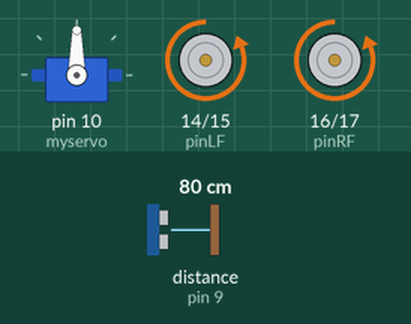
A sketch run on a simulated Arduino Uno, built with avr-gcc and run on an emulated ATmega328P. Parts: servo, motor-driver pin pairs drawn as motors (green arrow = first pin HIGH = forward, orange = second pin HIGH = backward, longer = more drive). Wiring (inferred from the names in the program): ultrasonic range finder: trigger pin 8; echo pin 9. The test bench sets the inputs (shaded band); at power-on: distance to the obstacle (sensor on pin 9) 80 cm. The echo pulse lasts 58.3 µs per cm; what the sketch prints to the serial monitor is not drawn.

Above: at 1.2 s.
1.3 s: distance to the obstacle (sensor on pin 9) set to 18 cm
3.1 s: distance to the obstacle (sensor on pin 9) set to 13 cm
At 3.49 s:
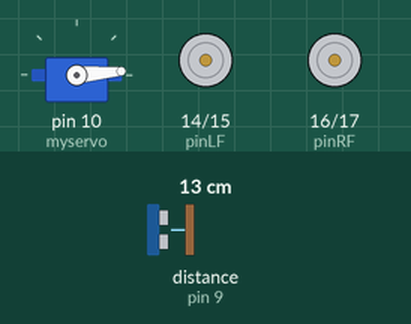
At 4.29 s:
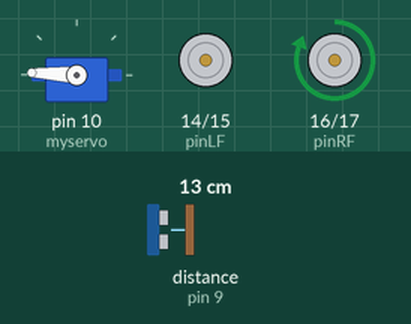
6.1 s: distance to the obstacle (sensor on pin 9) set to 2 cm
At 6.77 s:
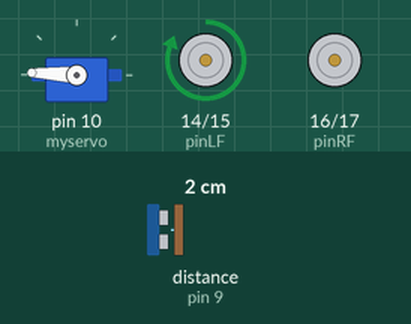
9.1 s: distance to the obstacle (sensor on pin 9) set to 9 cm
12.1 s: distance to the obstacle (sensor on pin 9) set to 4 cm
Timing chart, 0 to 16.1 s (numbered marks = the images above; inputs shaded):
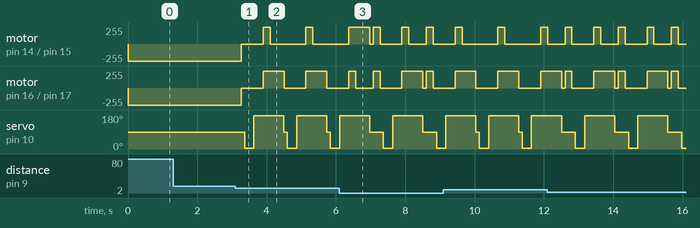

The sketch:

Main.ino
```cpp
//    L = 左
//    R = 右
//    F = 前
//    B = 後

#include <Servo.h>
int pinLF=14;     // 定義6腳位 左後
int pinLB=15;     // 定義9腳位 左前

int pinRF=16;    // 定義10腳位 右前
int pinRB=17;    // 定義11腳位 右後

int inputPin = 9;  // 定義超音波信號接收腳位
int outputPin = 8;  // 定義超音波信號發射腳位

int Fspeedd = 0;      // 前速
int Rspeedd = 0;      // 右速
int Lspeedd = 0;      // 左速
int directionn = 0;   // 前=8 後=2 左=4 右=6
Servo myservo;        // 設 myservo
int delay_time = 250; // 伺服馬達轉向後的穩定時間

int Fgo = 8;         // 前進
int Rgo = 6;         // 右轉
int Lgo = 4;         // 左轉
int Bgo = 2;         // 倒車

int cycle = 0;
boolean wearecool = true;

void setup()
 {
  Serial.begin(9600);     // 定義馬達輸出腳位
  pinMode(pinLB,OUTPUT); // 腳位 6 (PWM)
  pinMode(pinLF,OUTPUT); // 腳位 9 (PWM)
  pinMode(pinRB,OUTPUT); // 腳位 10 (PWM)
  pinMode(pinRF,OUTPUT); // 腳位 11 (PWM)

  pinMode(inputPin, INPUT);    // 定義超音波輸入腳位
  pinMode(outputPin, OUTPUT);  // 定義超音波輸出腳位

  myservo.attach(10);    // 定義伺服馬達輸出第5腳位(PWM)
 }
void advance(int a)     // 前進
    {
     digitalWrite(pinRF,LOW);  // 使馬達（前进）動作
     digitalWrite(pinRB,HIGH);
             //analogWrite(pinRF,100);
             //analogWrite(pinRB, 0);
     digitalWrite(pinLF,LOW);  // 使馬達（前进）動作
     digitalWrite(pinLB,HIGH);
             //analogWrite(pinLF,100);
             //analogWrite(pinLB,0);
     delay(a * 100);
    }

void right(int b)        //右轉(單輪)
    {
     digitalWrite(pinRF,LOW);
     digitalWrite(pinRB,LOW);
             //analogWrite(pinRF,0);
            // analogWrite(pinRB, 0);
     digitalWrite(pinLF,HIGH);
     digitalWrite(pinLB,LOW);
             //analogWrite(pinLF,100);
            // analogWrite(pinLB,0);
     delay(b * 100);
    }
void left(int c)         //左轉(單輪)
    {
     digitalWrite(pinRF,HIGH);
     digitalWrite(pinRB,LOW);
             //analogWrite(pinRF,100);
             //analogWrite(pinRB, 0);
     digitalWrite(pinLF,LOW);
     digitalWrite(pinLB,LOW);
             //analogWrite(pinLF,0);
             //analogWrite(pinLB,0);
     delay(c * 100);
    }
void turnR(int d)        //右轉(雙輪)
    {
     digitalWrite(pinRF,LOW);
     digitalWrite(pinRB,HIGH);
             analogWrite(pinRF,0);
             analogWrite(pinRB, 100);
     digitalWrite(pinLF,HIGH);
     digitalWrite(pinLB,LOW);
             analogWrite(pinLF,100);
             analogWrite(pinLB,0);
     delay(d * 100);
    }
void turnL(int e)        //左轉(雙輪)
    {
     digitalWrite(pinRF,HIGH);
     digitalWrite(pinRB,LOW);
             analogWrite(pinRF,100);
             analogWrite(pinRB, 0);
     digitalWrite(pinLF,LOW);
     digitalWrite(pinLB,HIGH);
             analogWrite(pinLF,0);
             analogWrite(pinLB,100);
     delay(e * 100);
    }
void stopp(int f)         //停止
    {
     digitalWrite(pinRB,LOW);
     digitalWrite(pinRF,LOW);
     digitalWrite(pinLB,LOW);
     digitalWrite(pinLF,LOW);
     delay(f * 100);
    }
void back(int g)          //後退 后退
 {
     digitalWrite(pinRF,HIGH);  // 使馬達（后退）動作
     digitalWrite(pinLF,HIGH);  // 使馬達（后退）動作
     digitalWrite(pinRB,LOW);
     digitalWrite(pinLB,LOW);
             //analogWrite(pinRF,0);
             //analogWrite(pinRB, 150);
             //analogWrite(pinLF,0);
             //analogWrite(pinLB,150);
     delay(g * 100);
    }

void detection()        //測量3個角度(0.90.179)
    {
      int delay_time = 15;   // 伺服馬達轉向後的穩定時間  опрос каждые 15 млс
      ask_pin_F();            // 讀取前方距離

     if(Fspeedd < 7)         // 假如前方距離小於10公分
      {
      stopp(1);               // 清除輸出資料
      back(2);                // 後退 0.2秒
      //directionn = Bgo;
      }

      if(Fspeedd < 15)         // 假如前方距離小於25公分
      {
        stopp(1);               // 清除輸出資料
        ask_pin_L();            // 讀取左方距離
        delay(delay_time);      // 等待伺服馬達穩定
        ask_pin_R();            // 讀取右方距離
        delay(delay_time);      // 等待伺服馬達穩定

        if(Lspeedd > Rspeedd)   //假如 左邊距離大於右邊距離
        {
         directionn = Rgo;      //向右走
        }
        if(Lspeedd <= Rspeedd)   //假如 左邊距離小於或等於右邊距離
        {
         directionn = Lgo;      //向左走
        }

//        if (Lspeedd > 15 && Rspeedd > 15)   //假如 左邊距離和右邊距離皆小於10公分
//        {
//         directionn = Fgo;      //向後走
//        }
//
//        if (Lspeedd > 6 && Rspeedd > 6)
//        {
//         directionn = Lgo;
//        }
//
//        if (Lspeedd < 6 && Rspeedd < 6)
//        {
//          directionn = Bgo;
//        }

      }
      else                      //加如前方不小於(大於)25公分
      {
        directionn = Fgo;        //向前走
      }

    }
void ask_pin_F()   // 量出前方距離
    {
      myservo.write(90);
      digitalWrite(outputPin, LOW);   // 讓超聲波發射低電壓2μs
      delayMicroseconds(2);
      digitalWrite(outputPin, HIGH);  // 讓超聲波發射高電壓10μs，這裡至少是10μs
      delayMicroseconds(10);
      digitalWrite(outputPin, LOW);    // 維持超聲波發射低電壓
      float Fdistance = pulseIn(inputPin, HIGH);  // 讀差相差時間
      Fdistance= Fdistance/5.8/10;       // 將時間轉為距離距离（單位：公分）
      Serial.print("F distance:");      //輸出距離（單位：公分）
      Serial.println(Fdistance);         //顯示距離
      Fspeedd = Fdistance;              // 將距離 讀入Fspeedd(前速)
    }
 void ask_pin_L()   // 量出左邊距離
    {
      myservo.write(5);
      delay(delay_time);
      digitalWrite(outputPin, LOW);   // 讓超聲波發射低電壓2μs
      delayMicroseconds(2);
      digitalWrite(outputPin, HIGH);  // 讓超聲波發射高電壓10μs，這裡至少是10μs
      delayMicroseconds(10);
      digitalWrite(outputPin, LOW);    // 維持超聲波發射低電壓
      float Ldistance = pulseIn(inputPin, HIGH);  // 讀差相差時間
      Ldistance= Ldistance/5.8/10;       // 將時間轉為距離距离（單位：公分）
      Serial.print("L distance:");       //輸出距離（單位：公分）
      Serial.println(Ldistance);         //顯示距離
      Lspeedd = Ldistance;              // 將距離 讀入Lspeedd(左速)
    }
void ask_pin_R()   // 量出右邊距離
    {
      myservo.write(177);
      delay(delay_time);
      digitalWrite(outputPin, LOW);   // 讓超聲波發射低電壓2μs
      delayMicroseconds(2);
      digitalWrite(outputPin, HIGH);  // 讓超聲波發射高電壓10μs，這裡至少是10μs
      delayMicroseconds(10);
      digitalWrite(outputPin, LOW);    // 維持超聲波發射低電壓
      float Rdistance = pulseIn(inputPin, HIGH);  // 讀差相差時間
      Rdistance= Rdistance/5.8/10;       // 將時間轉為距離距离（單位：公分）
      Serial.print("R distance:");       //輸出距離（單位：公分）
      Serial.println(Rdistance);         //顯示距離
      Rspeedd = Rdistance;              // 將距離 讀入Rspeedd(右速)
    }

void loop()
 {
    myservo.write(90);  //讓伺服馬達回歸 預備位置 準備下一次的測量
    detection();        //測量角度 並且判斷要往哪一方向移動
    cycle++;
    if (cycle > 1500)
      {wearecool = false;}
      Serial.print(cycle+ " ");

   if(directionn == 2 && wearecool)  //假如directionn(方向) = 2(倒車)
   {
     back(4);                    //  倒退(車)
     //turnL(2);                   //些微向左方移動(防止卡在死巷裡)
     Serial.print(" Reverse ");   //顯示方向(倒退)

   }
   if(directionn == 6 && wearecool)           //假如directionn(方向) = 6(右轉)
   {
     back(2);
     //turnR(6);                   // 右轉
     right(4);
     Serial.print(" Right ");    //顯示方向(左轉)
   }
   if(directionn == 4 && wearecool)          //假如directionn(方向) = 4(左轉)
   {
     back(2);
     //turnL(6);                  // 左轉
     left(4);
     Serial.print(" Left ");     //顯示方向(右轉)
   }
   if(directionn == 8 && wearecool)          //假如directionn(方向) = 8(前進)
   {
    advance(2);                 // 正常前進
    Serial.print(" Advance ");   //顯示方向(前進)
    Serial.print("   ");
   }
 }
```

Measured:
- the behaviour switches between 16 and 15 cm on distance to the obstacle (sensor on pin 9) (found by bisection; images 0 and 1)
- after the input at 1.3 s, every drawn part: stays the same
- after the input at 3.1 s, motor on pin 14 (pinLF) / pin 15 (pinLB): goes stopped 0.63 s, forward 255/255 0.20 s, stopped 1.0 s, forward 255/255 0.20 s, then stopped, starting after 0.17 s; motor on pin 16 (pinRF) / pin 17 (pinRB): alternates forward 255/255 for 0.60 s and stopped for 0.63 s, starting after 0.17 s
